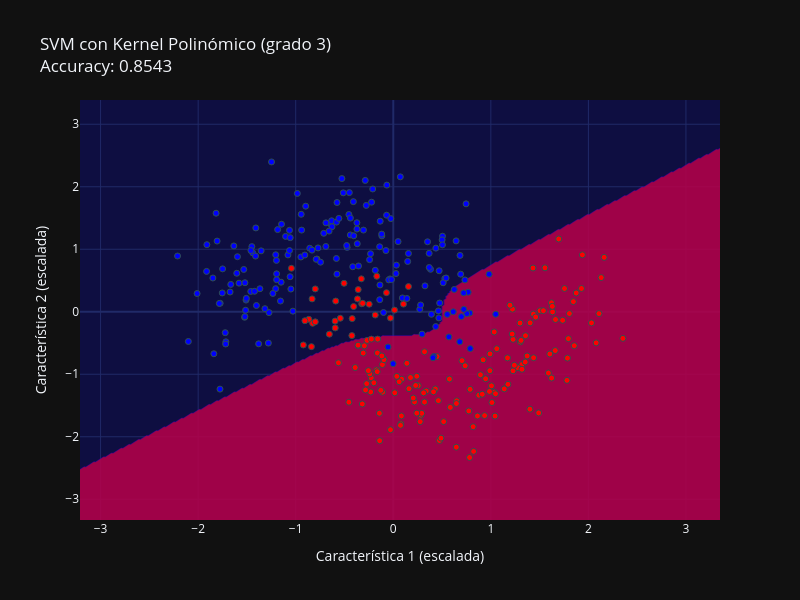

Here is the notebook cell this chart was saved with:
### Markdown cell above
### 3.3. SVM con Kernel Polinómico

### Code cell
svm_poly = SVC(kernel='poly', degree=3, random_state=42)
svm_poly.fit(X_train, y_train)
fig, _ = plot_decision_boundary(svm_poly, X_train, y_train, 'SVM con Kernel Polinómico (grado 3)')
fig.show()

### Figure 1 — Plotly figure (JSON) as saved in the notebook; plotly's stock layout.template omitted (floating-point values rounded to 4 significant figures; data arrays with more than 128 entries replaced by an {"elided": "..."} marker saying what was removed)
{"data": [{"colorscale": [[0.0, "rgba(0,0,255,0.2)"], [1.0, "rgba(255,0,0,0.2)"]], "line": {"width": 0}, "showscale": false, "x": {"elided": "329 float values"}, "y": {"elided": "337 float values"}, "z": {"elided": "337x329 int values"}, "type": "contour"}, {"marker": {"color": {"elided": "350 int values"}, "colorscale": [[0.0, "blue"], [1.0, "red"]], "line": {"color": "DarkSlateGrey", "width": 1}}, "mode": "markers", "showlegend": false, "x": {"elided": "350 float values"}, "y": {"elided": "350 float values"}, "type": "scatter"}], "layout": {"title": {"text": "SVM con Kernel Polinómico (grado 3)<br>Accuracy: 0.8543"}, "xaxis": {"title": {"text": "Característica 1 (escalada)"}}, "yaxis": {"title": {"text": "Característica 2 (escalada)"}}, "height": 600, "width": 800}}
